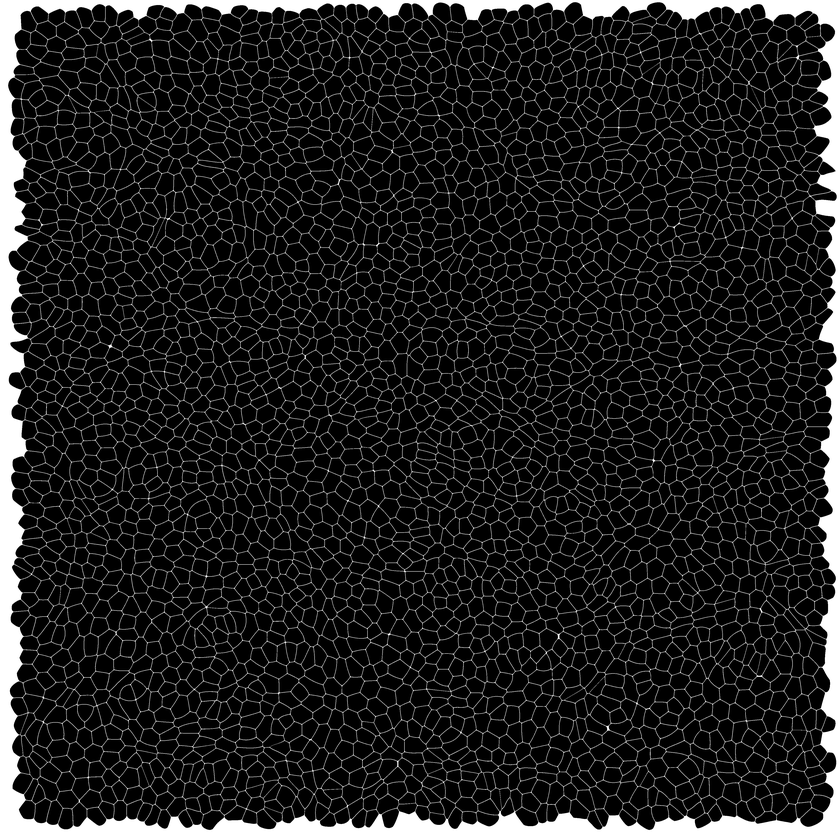
#> input picture image-processing/scripts/seg_lbibcell/seg_lbibcell_example.png, 840 x 840 px, shrunk from 4000 x 4000 before the run
$ jupyter execute --allow-errors seg_lbibcell.ipynb   (shell and % lines are left out)
#> lines starting #> are read from the running program, lines starting #| are printed output that depends on the picture; after the words box and inside, x2 and y2 are one past the last pixel; in counts of white or black regions, pixels touching at a corner belong together
## Segementation of cells

Currently I have only been testing with simulation output from LBIBCell (rendered by Paraview).

Will walk through the basic workflow below

[cell 1]

import matplotlib.pyplot as plt
from numpy import mean
import pandas as pd
import numpy as np
from scipy import ndimage as ndi
from scipy.stats import variation, gstd
from skimage import (
    color, filters, measure, morphology, segmentation, io, feature
)

## IO: Reading screenshot from tiff or png files

The external saved tiff, png or other image format

Now only works with one frame (a single image)

Can change it to gray scale for now

[cell 2]
# set parameters related to simulation
size_x, size_y = 1000, 1000

filename = 'seg_lbibcell_example.png'

[cell 3]
# read img as greyscale
img = io.imread(filename, as_gray=True)
#> img is the input picture: shape (840, 840) float64; min 0, max 1, mean 0.13
print('Input: {} X {}'.format(img.shape[0], img.shape[1]))
#| Input: 840 X 840

# scale factor size the simulation takes place in a fixed box grid
SCALE_X = img.shape[0] / size_x
#> SCALE_X = 0.84
SCALE_Y = img.shape[1] / size_y
#> SCALE_Y = 0.84
AREA_SCALE = SCALE_X * SCALE_Y
#> AREA_SCALE = 0.706
SMALL_OBJECTS_THRESHOLD = 40

## Segmentation methods

For now, since the photos are simulated, no denoising or other restoration are made.

Simple threshold filter would be good results provided the input image is fine enought (high resolution needed)

1. [Segment human cells (in mitosis)](https://scikit-image.org/docs/dev/auto_examples/applications/plot_human_mitosis.html#sphx-glr-auto-examples-applications-plot-human-mitosis-py)
2. [Other techniques by scikit-image, and evaluation](https://scikit-image.org/docs/dev/auto_examples/segmentation/plot_metrics.html#sphx-glr-auto-examples-segmentation-plot-metrics-py)

The true result should be 3120 cells

### Edge-based segmentation (canny)

[cell 4]
def print_label_info(labels, img, AREA_SCALE):
    region_props = ['label', 'area', 'centroid']
    props = measure.regionprops_table(labels, img,properties=region_props)
    print('{} cells identified from the image'.format(labels.max()))
    print('Average area : {:.4f} +/- {:.2f}'.format(mean(props['area']) / AREA_SCALE, gstd(props['area']) / AREA_SCALE))
    print('CV           : {:.4f}'.format(variation(props['area'])))
    print('min          : {:.4f}'.format(np.min(props['area']) / AREA_SCALE))
    print('max          : {:.4f}'.format(np.max(props['area']) / AREA_SCALE))

    return props

[cell 5]
img_edge_canny = feature.canny(img)
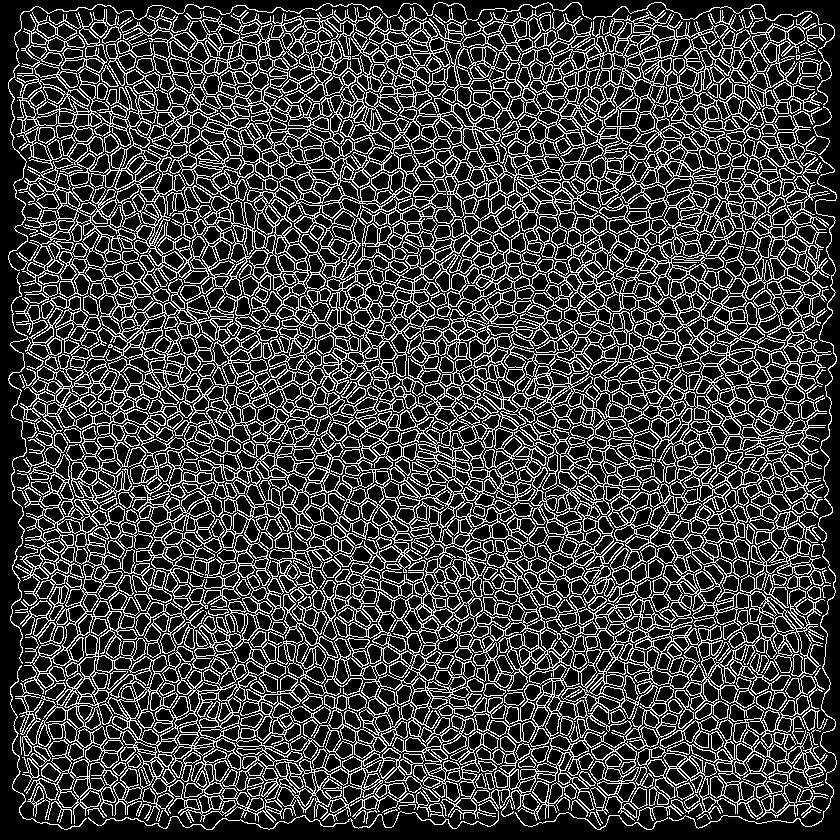
#> img_edge_canny: shape (840, 840) bool; 24.1% white in thin lines or dots

cells_fill_canny = ndi.binary_fill_holes(img_edge_canny)
#> cells_fill_canny: shape (840, 840) bool; 76.1% white; 1 black region, box (x1, y1, x2, y2) and area: (0, 0, 840, 840) 168390

cells_fill_canny_clean = morphology.remove_small_objects(cells_fill_canny, SMALL_OBJECTS_THRESHOLD * AREA_SCALE)
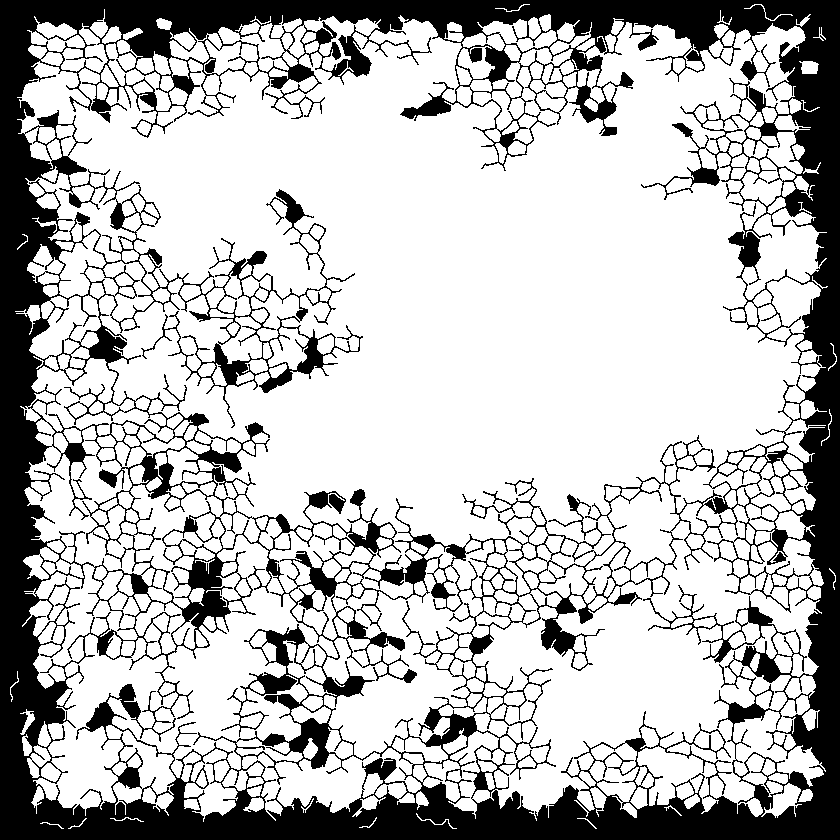
#> cells_fill_canny_clean: shape (840, 840) bool; 73.6% white; 1 black region, box (x1, y1, x2, y2) and area: (0, 0, 840, 840) 185951

labeled_cells_canny = measure.label(cells_fill_canny_clean)
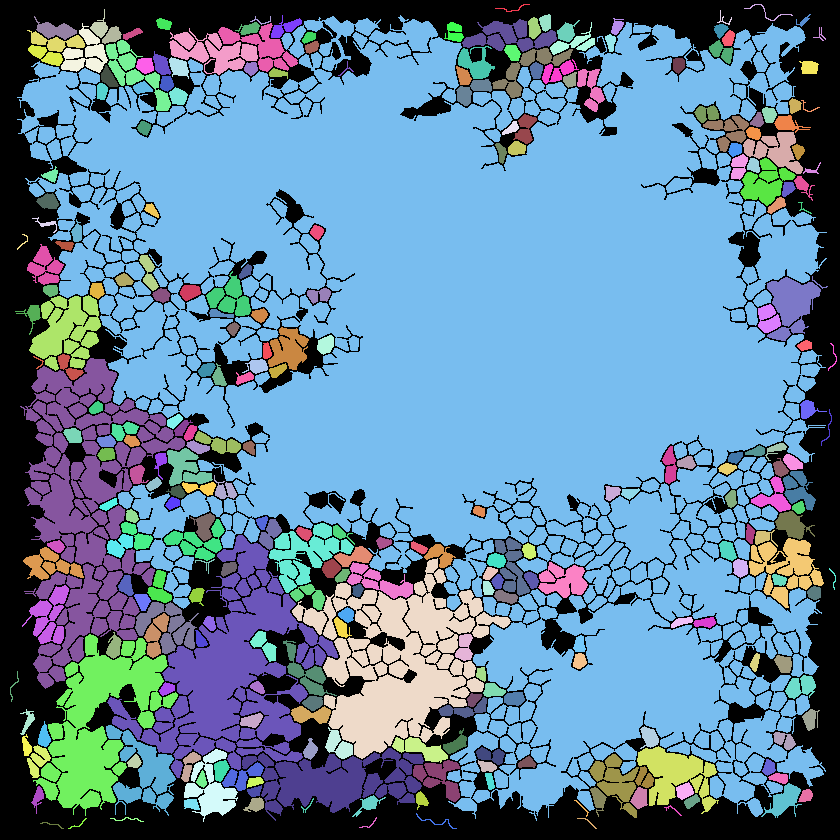
#> labeled_cells_canny: shape (840, 840) int32; 284 distinct labels, from 0 to 283; one colour per label, 0 black

props = print_label_info(labeled_cells_canny, img, AREA_SCALE)
#> in print_label_info, `props = measure.regionprops_table(labels, img,properties=region_props)`: props = 4 items
#| 283 cells identified from the image
#| Average area : 2602.3463 +/- 4.45
#| CV           : 11.4069
#| min          : 41.0998
#| max          : 498591.2698
#> props = 4 items

### Region-based segmentation

[cell 6]
img_sobel = filters.sobel(img)
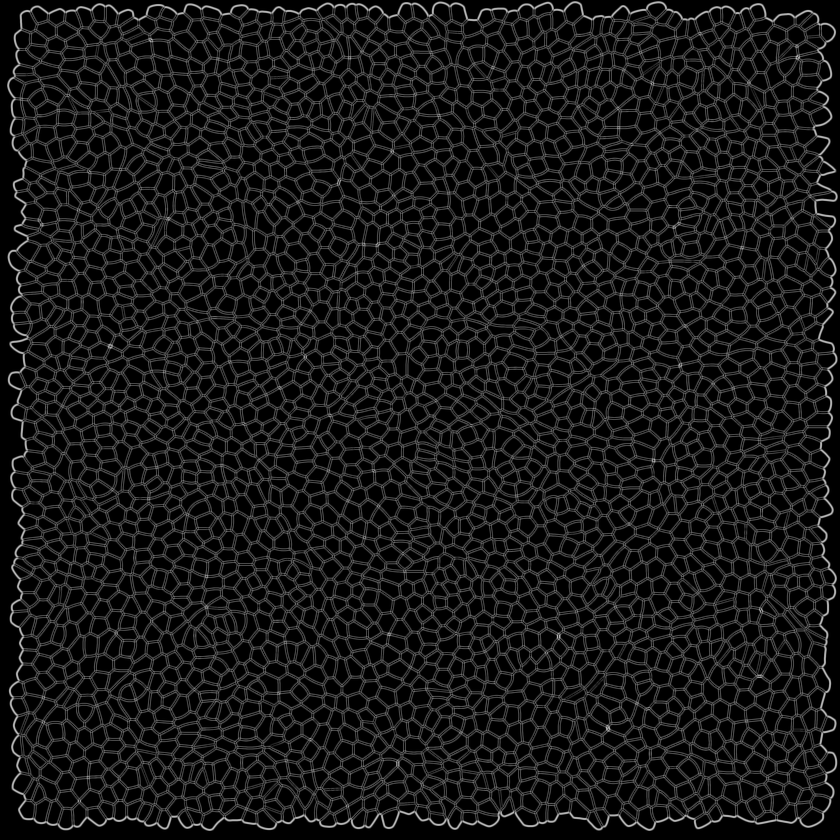
#> img_sobel: shape (840, 840) float64; min 0, max 0.757, mean 0.0922

markers = np.zeros_like(img)
markers[img < 0.25] = 0
markers[img > 0.25] = 1

#> (the rest of this cell did not finish here and is left out)

### Filtering: Multi-Otsu Thresholding

[cell 7]
# Use Multi-Otsu Thresholding
thresholds = filters.threshold_multiotsu(img, classes=2)
#> thresholds = [0.385]

# get label cells, background is darker
# use simple filter since it
cells = img <= thresholds
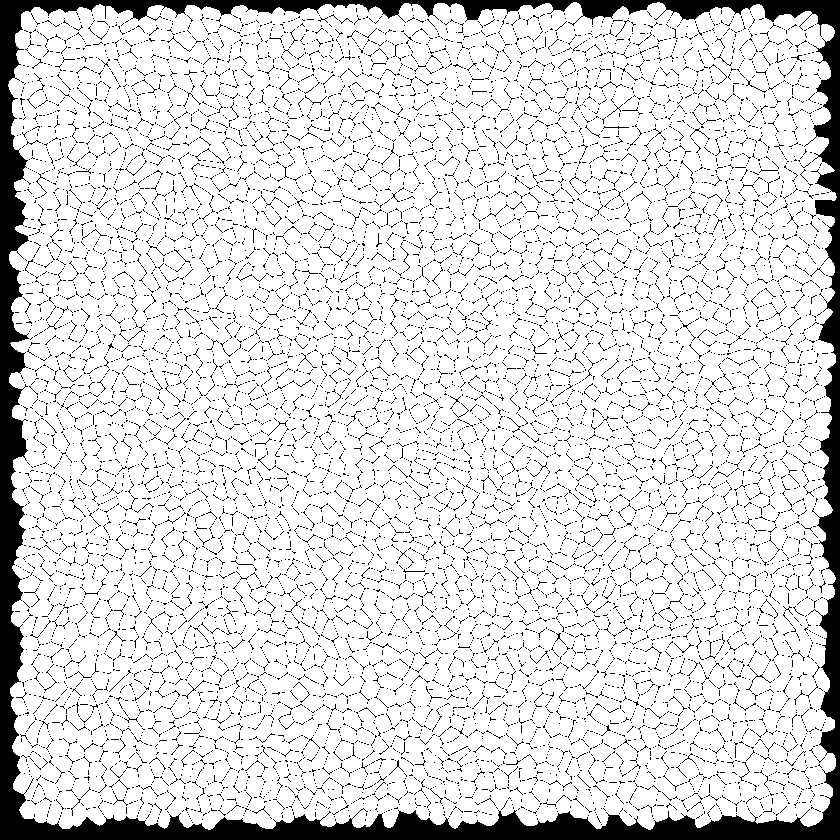
#> cells: shape (840, 840) bool; 86.5% white; 13237 black regions (13180 under 20 px), largest, box (x1, y1, x2, y2) and area: (0, 0, 840, 840) 48711, (182, 680, 206, 699) 36, (750, 668, 772, 683) 34

# remove objects < 40, have to remove small artifacts
cells_clean = morphology.remove_small_objects(
    cells, SMALL_OBJECTS_THRESHOLD * AREA_SCALE)

labeled_cells_threshold_multiotsu = measure.label(cells_clean)

props = print_label_info(labeled_cells_canny, img, AREA_SCALE)
#| 283 cells identified from the image
#| Average area : 2602.3463 +/- 4.45
#| CV           : 11.4069
#| min          : 41.0998
#| max          : 498591.2698

## Visualization (Only filter)

[cell 8]
fig, ax = plt.subplots()
plt.imshow(io.imread(filename))
ax.set_title('Original Image')
ax.set_axis_off()
plt.show()

[cell 9]
fig, ax = plt.subplots()
ax.imshow(segmentation.mark_boundaries(img, labeled_cells_threshold_multiotsu))
ax.set_title('Multi-Otsu Thresholding (< {} removed)'.format(SMALL_OBJECTS_THRESHOLD))
ax.set_axis_off()

[cell 10]
fig, axes = plt.subplots()
plt.scatter(x=props['centroid-0'], y=props['centroid-1'], s=props['area'] / (img.shape[0] * 20))
ax.set_title('Centroid of cells')
ax.set_axis_off()
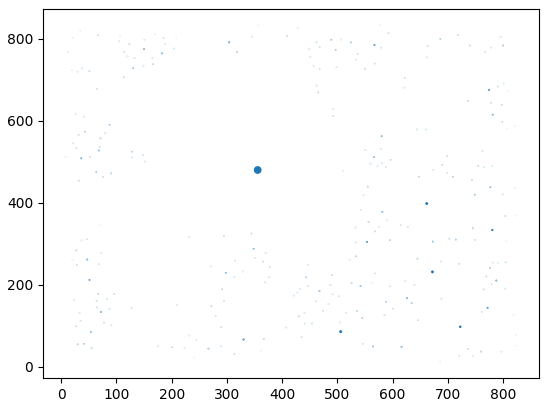
#> figure drawn by matplotlib, 1 panel

[cell 11]
image_label_overlay = color.label2rgb(labeled_cells_threshold_multiotsu, image=img, bg_label=0)
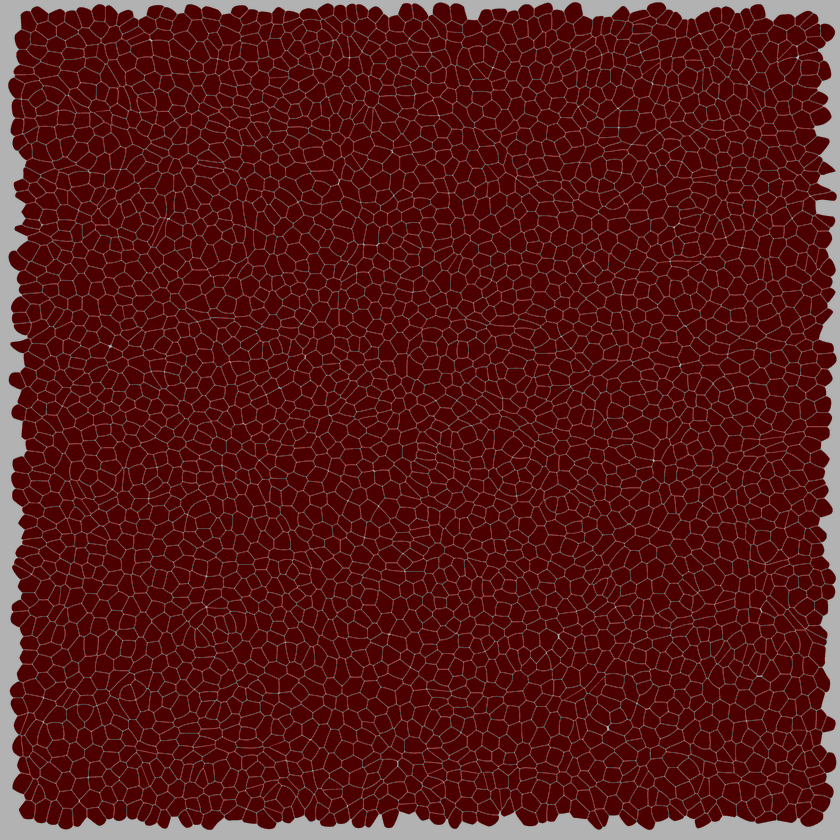
#> image_label_overlay: shape (840, 840, 3) float64; mean R, G, B 0.351, 0.0913, 0.0913
image_label_overlay = color.label2rgb(labeled_cells_threshold_multiotsu, image=img, bg_label=0)
fig, ax = plt.subplots()
plt.imshow(image_label_overlay)
ax.set_title('Labelled cells (Color)')
ax.set_axis_off()
